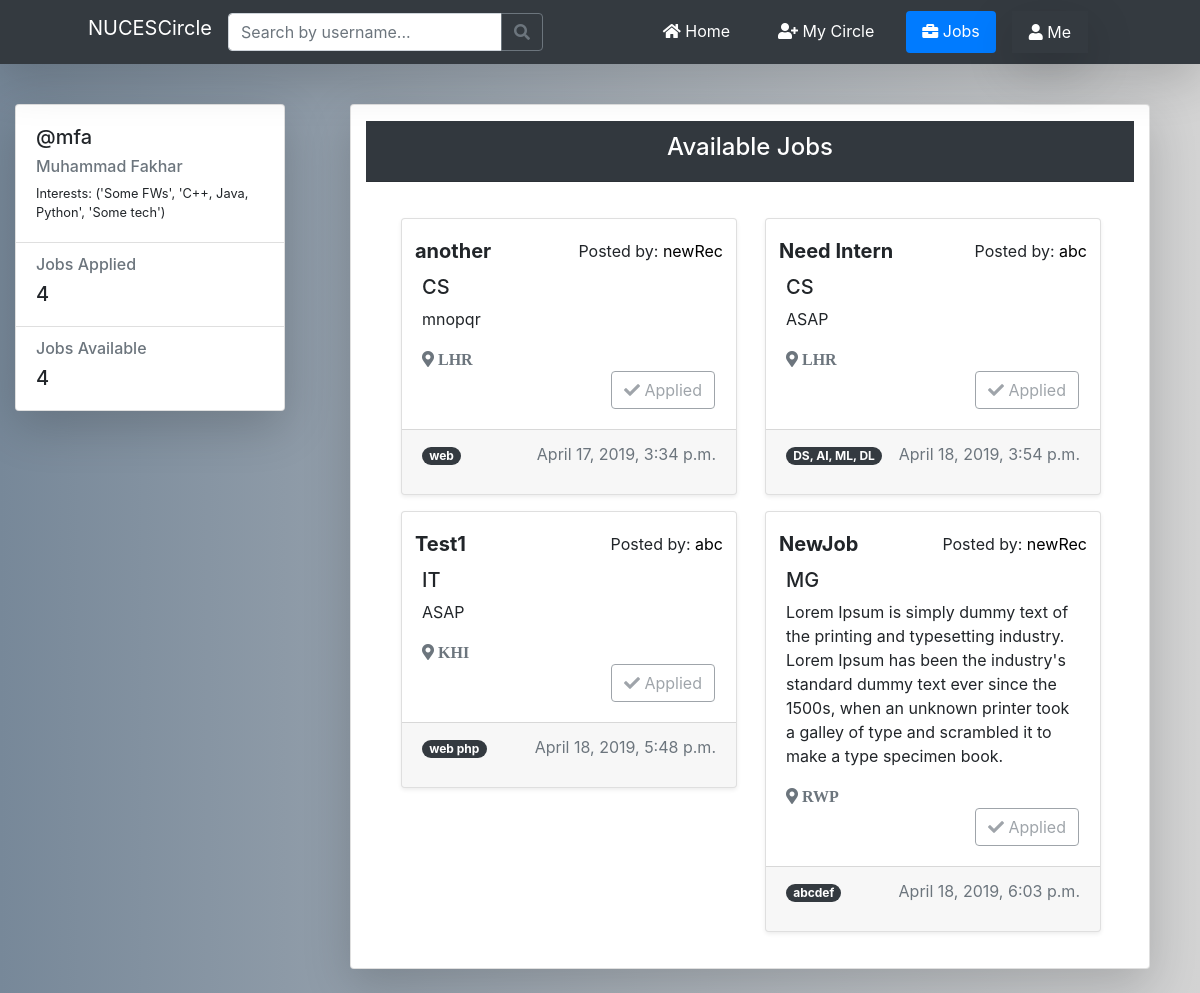
/job_listings/ (signed in), run on an earlier commit of the app's database.
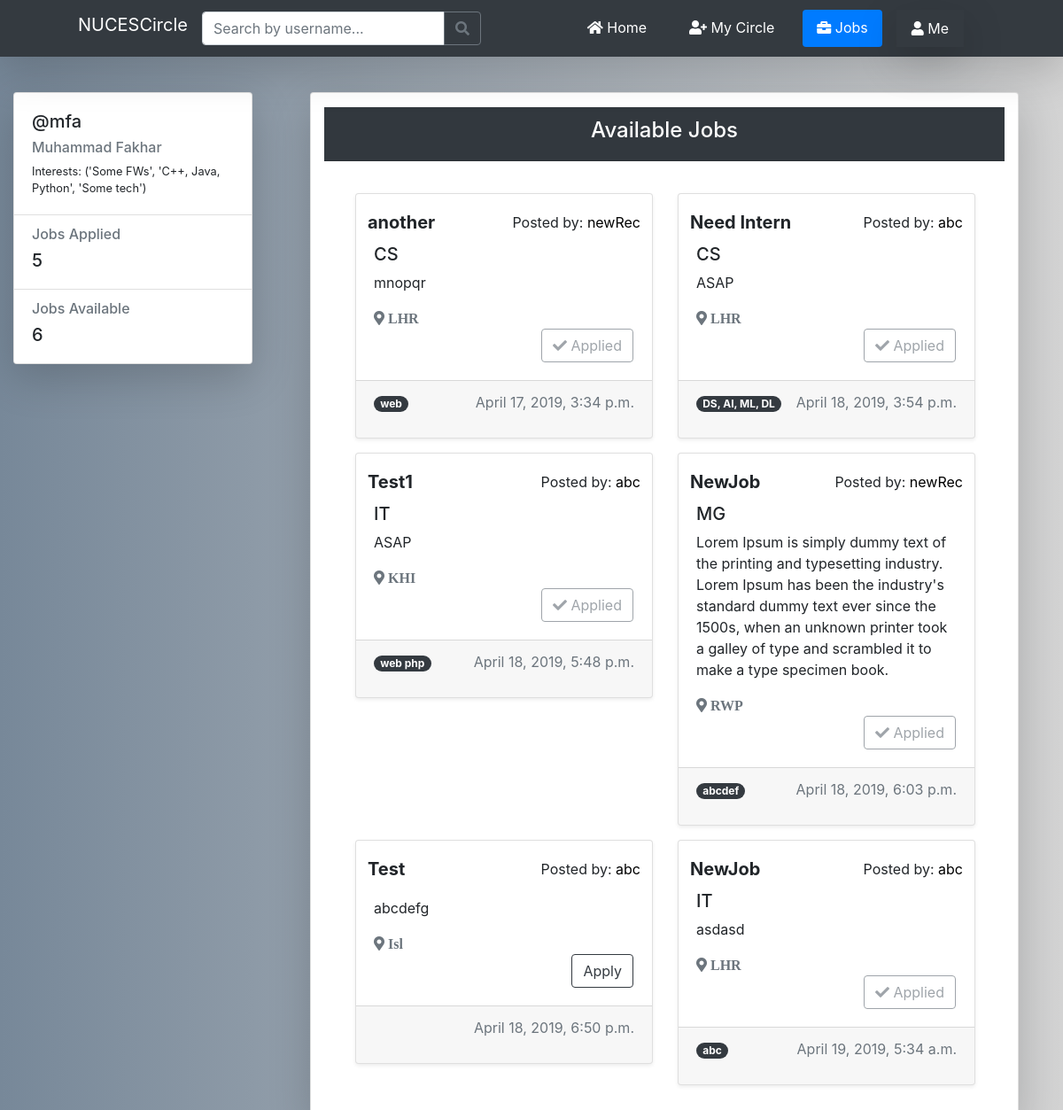
And on a later commit of the database.
### nucescircle/models.py (models this page shows, shortened)
class Job(models.Model):
    posted_by = models.ForeignKey(User, on_delete=models.CASCADE)
    job_title = models.CharField(max_length=32, blank=False)
    job_desc = models.TextField(blank=False)
    job_location = models.CharField(max_length=32, blank=False)
    job_field = models.CharField(max_length=6, blank=True)
    job_tags = models.CharField(max_length=255, blank=True)
    date_posted = models.DateTimeField(default=timezone.now)

### nucescircle/views.py (the view)
# urls.py: path('job_listings/', views.jobs_listing, name='circle-jobs'),
@login_required
def jobs_listing(request):
    rec = Recruiter.objects.filter(user=request.user)
    jobs = Job.objects.all()
    applied_jobs = JobApplications.objects.filter(applicant=request.user).values_list('job_applied_for', flat=True)
    context = {'jobs_posted': jobs, 'applied_jobs': applied_jobs}
    if rec:
        return redirect('circle-recruit')
    return render(request, 'nucescircle/JobsListing.html', context)

### users/models.py (called while the page is built)
    def __str__(self):
        return f'{self.frameworks, self.languages, self.technologies}'

### nucescircle/templates/nucescircle/JobsListing.html (shortened to what this page needs)
{% extends "nucescircle/base.html" %}
{% block content %}
<div class="container-fluid gedf-wrapper">
    <div class="row">
        <div class="col-md-3 mt-4">
            <div class="">
                <div class="card position-sticky shadow-lg mb-5 bg-white">
                    <div class="card-body">
                        <div class="h5">@{{user.username}}</div>
                        <div class="h6 text-muted">{{user.first_name}} {{user.last_name}}</div>
                        <div class="h7">Interests: {{ user.interests }}</div>
                    </div>
                    <ul class="list-group list-group-flush">
                        <li class="list-group-item">
                            <div class="h6 text-muted">Jobs Applied</div>
                            <div class="h5">{{ applied_jobs|length }}</div>
                        </li>
                        <li class="list-group-item">
                            <div class="h6 text-muted">Jobs Available</div>
                            <div class="h5">{{ jobs_posted|length }}</div>
                        </li>
                    </ul>
                </div>
            </div>
        </div>
        <div class="card col-lg-8 mx-auto text-center my-4 shadow-lg rounded">
            <div class="bg-dark text-white my-3">
                 <div class="card-header">
                    <h4>Available Jobs</h4>
                </div>
            </div>
            <div class="card-body">
                <div class="row mx-auto">
                {% if jobs_posted %}
                    {% for job in jobs_posted %}
                            <div class="col-md-6">
                                <div class="card job-card text-left mb-3 shadow-sm mx-auto">
                                    <div class="card-body">
                                        <div class="row">
                                            <h5 class="card-title mr-auto ml-2"><strong>{{ job.job_title }}</strong></h5>
                                            <div class="ml-auto mr-2">
                                                Posted by: <a href="">{{ job.posted_by }}</a>
                                            </div>
                                        </div>
                                        <h5 class="mr-auto">{{ job.job_field }}</h5>
                                        <p class="mr-auto">{{ job.job_desc }}</p>
                                        <i class="fas fa-map-marker-alt text-muted"> {{ job.job_location }}</i>
                                        <div class="row">
                                           <div class="ml-auto mr-3">
                                               {% if job.id not in applied_jobs %}
                                                <form method="post" action="{% url 'add-job-applicant' job.id %}">
                                                    <button class="btn btn-outline-dark" type="submit">Apply</button>
                                                </form>
                                               {% else %}
                                                    <button class="btn btn-outline-secondary disabled"><i class="fas fa-check"></i> Applied</button>
                                               {% endif %}
                                           </div>
                                        </div>
                                    </div>
                                    <div class="card-footer">
                                        <span class="badge badge-pill badge-dark">{{ job.job_tags }}</span>
                                        <p class="text-muted float-right">{{ job.date_posted }}</p>
                                    </div>
                                </div>
                            </div>
                    {% endfor %}
                {% else %}
                    <div class="py-3 mx-auto px-3">
                        <h4>No Jobs in the Database.</h4>
                    </div>
                {% endif %}
                </div>
            </div>
        </div>
    </div>
</div>
{% endblock %}

What changed in the data, as far as the page shows it:
added Job: job_title "Test", posted_by "abc", job_desc "abcdefg", job_location "Isl", shows "Apply", date_posted "April 18, 2019, 6:50 p.m."
added Job: job_title "NewJob", posted_by "abc", job_field "IT", job_desc "asdasd", job_location "LHR", shows "Applied", job_tags "abc", date_posted "April 19, 2019, 5:34 a.m."
Also different on the page:
{{ applied_jobs|length }}: "4" → "5"
{{ jobs_posted|length }}: "4" → "6"
